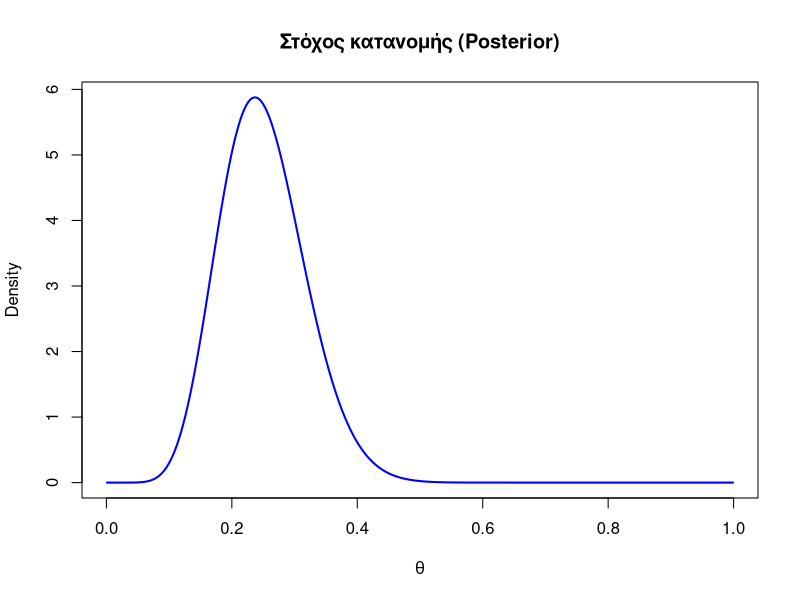
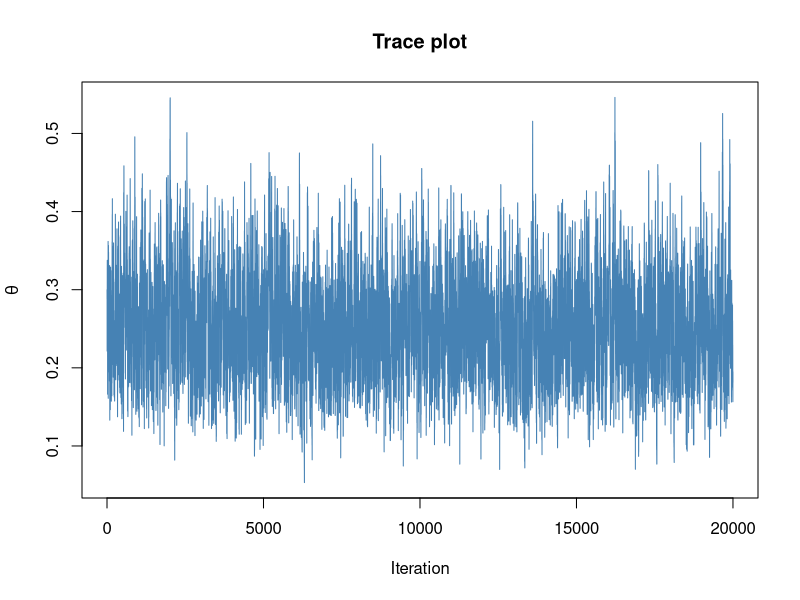
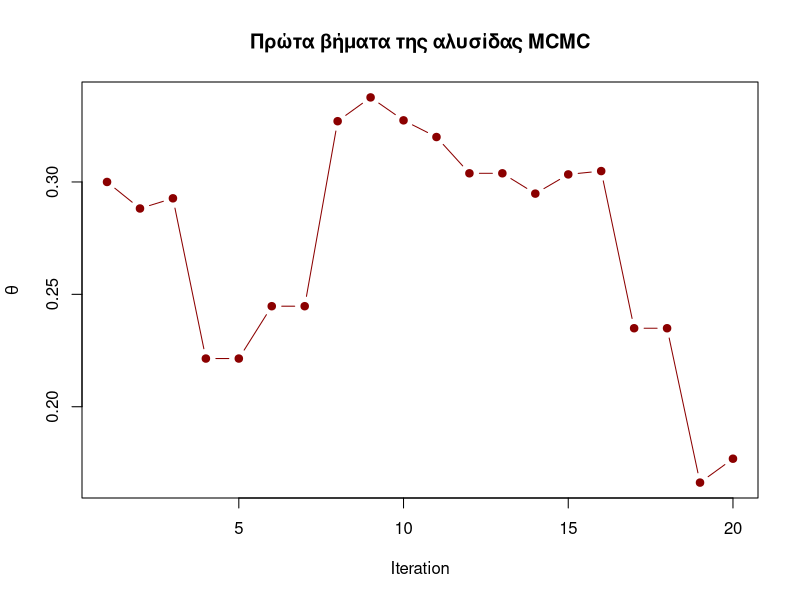
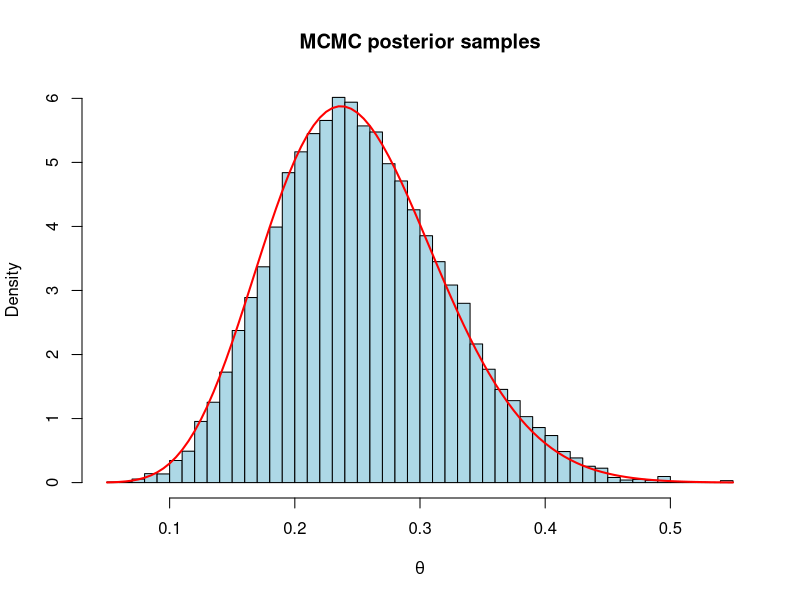
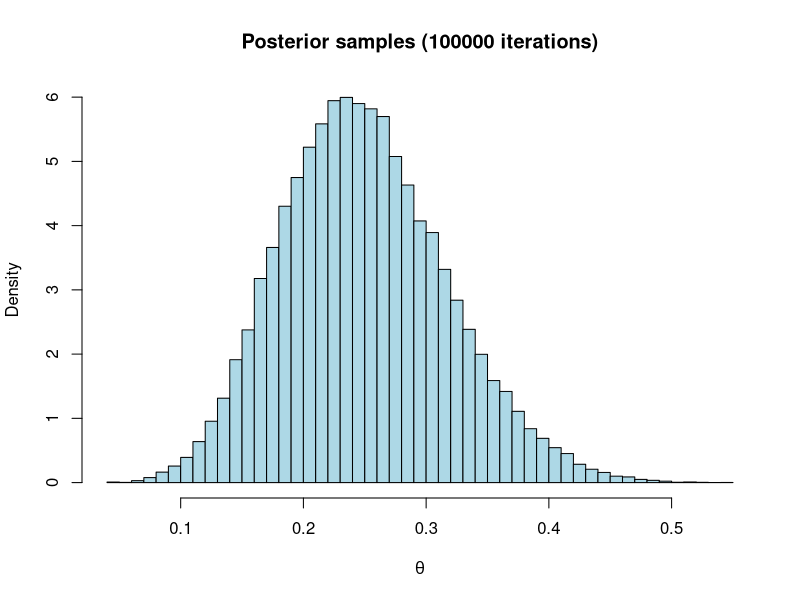

Generate these figures, in order, with R:
## ---- chunk 1
#| label: setup
#| include: false

options(timeout = 600)

pkgs <- c("ggplot2", "dplyr", "tibble")

to_install <- setdiff(pkgs, rownames(installed.packages()))
if (length(to_install) > 0) {
  install.packages(to_install, repos = "https://cloud.r-project.org")
}

suppressPackageStartupMessages({
  lapply(pkgs, library, character.only = TRUE)
})

theme_set(theme_minimal(base_size = 14))
## ---- chunk 2
#| label: target-distribution

theta_grid <- seq(0.001, 0.999, length.out = 2000)

plot(theta_grid,
     dbeta(theta_grid, 10, 30),
     type = "l",
     lwd = 2,
     col = "blue",
     xlab = expression(theta),
     ylab = "Density",
     main = "Στόχος κατανομής (Posterior)")

## ---- chunk 3
#| label: metropolis-algorithm

metropolis <- function(n_iter = 20000,
                       start = 0.3,
                       proposal_sd = 0.05) {

  theta <- numeric(n_iter)
  theta[1] <- start

  accepted <- 0

  for(i in 2:n_iter){

    proposal <- rnorm(1, theta[i-1], proposal_sd)

    if(proposal > 0 && proposal < 1){

      ratio <- dbeta(proposal, 10, 30) /
               dbeta(theta[i-1], 10, 30)

      alpha <- min(1, ratio)

      if(runif(1) < alpha){

        theta[i] <- proposal
        accepted <- accepted + 1

      } else {

        theta[i] <- theta[i-1]

      }

    } else {

      theta[i] <- theta[i-1]

    }

  }

  list(
    samples = theta,
    acc_rate = accepted / n_iter
  )

}
## ---- chunk 4
fit <- metropolis()

samples <- fit$samples

fit$acc_rate
## ---- chunk 5
plot(samples,
     type="l",
     col="steelblue",
     xlab="Iteration",
     ylab=expression(theta),
     main="Trace plot")

## ---- chunk 6
head(samples, 10)
## ---- chunk 7
plot(samples[1:20],
     type="b",
     pch=19,
     col="darkred",
     xlab="Iteration",
     ylab=expression(theta),
     main="Πρώτα βήματα της αλυσίδας MCMC")
## ---- chunk 8
hist(samples,
     prob=TRUE,
     breaks=40,
     col="lightblue",
     main="MCMC posterior samples",
     xlab=expression(theta))

curve(dbeta(x,10,30),
      add=TRUE,
      col="red",
      lwd=2)
## ---- chunk 9
mean(samples)

quantile(samples,c(0.025,0.975))

## ---- chunk 10

fit_small <- metropolis(proposal_sd=0.01)
fit_large <- metropolis(proposal_sd=0.2)

fit_small$acc_rate
fit_large$acc_rate

## ---- chunk 11
fit_long <- metropolis(n_iter = 100000)

samples_long <- fit_long$samples

hist(samples_long,
     prob = TRUE,
     breaks = 40,
     col = "lightblue",
     main = "Posterior samples (100000 iterations)",
     xlab = expression(theta))
